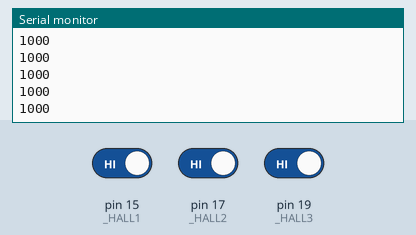
A sketch run on a simulated Arduino Uno, built with avr-gcc and run on an emulated ATmega328P. Parts: the last lines printed to the serial monitor. The test bench sets the inputs (shaded band); at power-on: pin 15 (_HALL1) HIGH, pin 17 (_HALL2) HIGH, pin 19 (_HALL3) HIGH.

Above: at 1.2 s.
1.3 s: pin 15 (_HALL1) driven LOW
At 1.31 s:
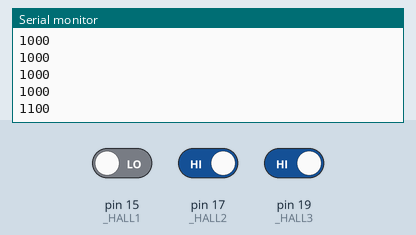
2.8 s: pin 17 (_HALL2) driven LOW
At 2.81 s:
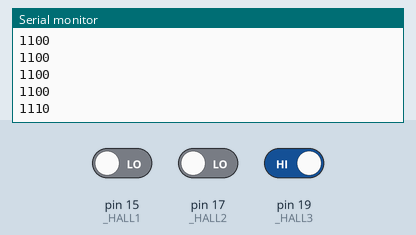
4.3 s: pin 19 (_HALL3) driven LOW
At 4.32 s:
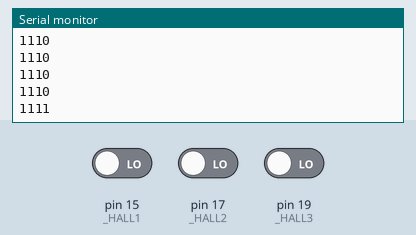
5.8 s: pin 15 (_HALL1) driven HIGH
At 5.82 s:
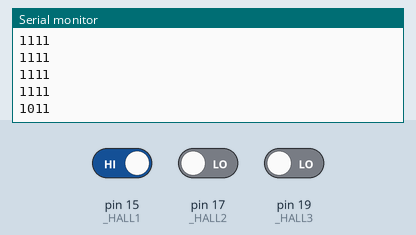
7.3 s: pin 17 (_HALL2) driven HIGH
At 7.32 s:
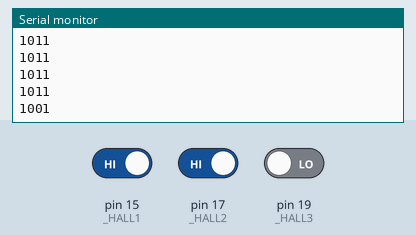
Timing chart, 0 to 9.8 s (numbered marks = the images above; inputs shaded):
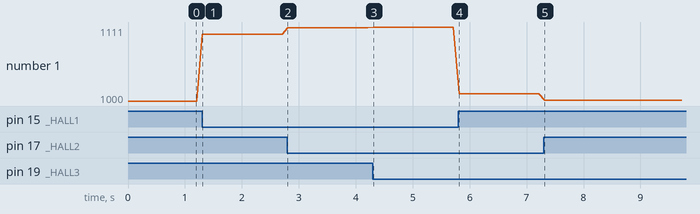

The sketch:

BU52061NVX_module.ino
```cpp
/* Three Hall sensors (M2,M4,M6) on the Conta shield */

#define _HALL1    15	// Conta shield digital pin from M2 (IO1:digital)
#define _HALL2    17	// Conta shield digital pin from M4 (IO1:digital)
#define _HALL3    19	// Conta shield digital pin from M6 (IO1:digital)

int val,tmp;

void setup() {
  pinMode(_HALL1, INPUT);
  pinMode(_HALL2, INPUT);
  pinMode(_HALL3, INPUT);

  Serial.begin(115200);
}

void loop() {
  val = 8;

  if (digitalRead(_HALL1) == LOW) val += 4;
  if (digitalRead(_HALL2) == LOW) val += 2;
  if (digitalRead(_HALL3) == LOW) val += 1;

  Serial.print(val, BIN);
  Serial.print(" ");

  Serial.println();
  delay(100);
}
```

Measured:
- after the input at 1.3 s, the serial monitor: prints a new line at once (image 1)
- after the input at 2.8 s, the serial monitor: prints a new line at once (image 2)
- after the input at 4.3 s, the serial monitor: prints a new line at once (image 3)
- after the input at 5.8 s, the serial monitor: prints a new line at once (image 4)
- after the input at 7.3 s, the serial monitor: prints a new line at once (image 5)
- plotted number 1: 1000 → 1100 after the input at 1.3 s, 1100 → 1110 after the input at 2.8 s, 1110 → 1111 after the input at 4.3 s, 1111 → 1011 after the input at 5.8 s, 1011 → 1001 after the input at 7.3 s
